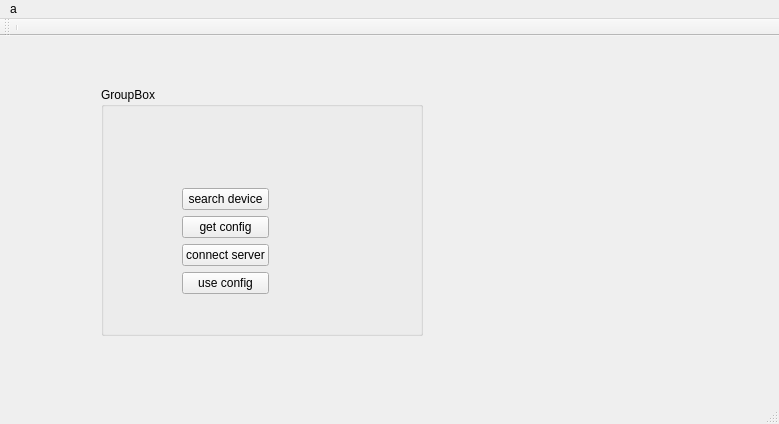
<?xml version="1.0" encoding="UTF-8"?>
<ui version="4.0">
 <class>MainWindow</class>
 <widget class="QMainWindow" name="MainWindow">
  <property name="geometry">
   <rect>
    <x>0</x>
    <y>0</y>
    <width>779</width>
    <height>424</height>
   </rect>
  </property>
  <property name="windowTitle">
   <string>MainWindow</string>
  </property>
  <widget class="QWidget" name="centralWidget">
   <widget class="QWidget" name="horizontalLayoutWidget">
    <property name="geometry">
     <rect>
      <x>90</x>
      <y>40</y>
      <width>671</width>
      <height>271</height>
     </rect>
    </property>
    <layout class="QHBoxLayout" name="horizontalLayout">
     <item>
      <widget class="QGroupBox" name="groupBox">
       <property name="title">
        <string>GroupBox</string>
       </property>
       <widget class="QWidget" name="gridLayoutWidget">
        <property name="geometry">
         <rect>
          <x>70</x>
          <y>90</y>
          <width>241</width>
          <height>128</height>
         </rect>
        </property>
        <layout class="QGridLayout" name="gridLayout">
         <item row="0" column="0">
          <widget class="QPushButton" name="pushButton_search_device">
           <property name="text">
            <string>search device</string>
           </property>
          </widget>
         </item>
         <item row="3" column="0">
          <widget class="QPushButton" name="pushButton_3">
           <property name="text">
            <string>use config</string>
           </property>
          </widget>
         </item>
         <item row="2" column="0">
          <widget class="QPushButton" name="pushButton_connect_server">
           <property name="text">
            <string>connect server</string>
           </property>
          </widget>
         </item>
         <item row="3" column="1">
          <spacer name="horizontalSpacer">
           <property name="orientation">
            <enum>Qt::Horizontal</enum>
           </property>
           <property name="sizeHint" stdset="0">
            <size>
             <width>40</width>
             <height>20</height>
            </size>
           </property>
          </spacer>
         </item>
         <item row="1" column="0">
          <widget class="QPushButton" name="pushButton_get_config">
           <property name="text">
            <string>get config</string>
           </property>
          </widget>
         </item>
        </layout>
       </widget>
      </widget>
     </item>
     <item>
      <widget class="QWidget" name="widget" native="true">
       <property name="autoFillBackground">
        <bool>false</bool>
       </property>
       <widget class="QWidget" name="gridLayoutWidget_2">
        <property name="geometry">
         <rect>
          <x>40</x>
          <y>40</y>
          <width>251</width>
          <height>181</height>
         </rect>
        </property>
        <layout class="QGridLayout" name="gridLayout_2"/>
       </widget>
      </widget>
     </item>
    </layout>
   </widget>
  </widget>
  <widget class="QMenuBar" name="menuBar">
   <property name="geometry">
    <rect>
     <x>0</x>
     <y>0</y>
     <width>779</width>
     <height>25</height>
    </rect>
   </property>
   <widget class="QMenu" name="menuA">
    <property name="title">
     <string>a</string>
    </property>
    <addaction name="actionFsdfd"/>
   </widget>
   <addaction name="menuA"/>
  </widget>
  <widget class="QToolBar" name="mainToolBar">
   <attribute name="toolBarArea">
    <enum>TopToolBarArea</enum>
   </attribute>
   <attribute name="toolBarBreak">
    <bool>false</bool>
   </attribute>
   <addaction name="separator"/>
  </widget>
  <widget class="QStatusBar" name="statusBar"/>
  <action name="actionFsdfd">
   <property name="text">
    <string>fsdfd</string>
   </property>
  </action>
 </widget>
 <layoutdefault spacing="6" margin="11"/>
 <resources/>
 <connections/>
</ui>
